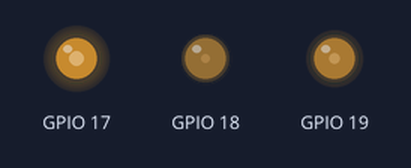
The program below on a simulated ESP32 board running MicroPython. On the bench: output pins drawn as LEDs (lit = HIGH). Random numbers come from a fixed seed.

Above: at 0.05 s.
At 4.95 s:
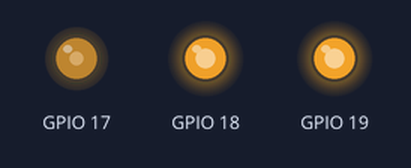
At 9.95 s:
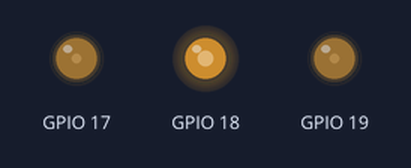
At 19.96 s:
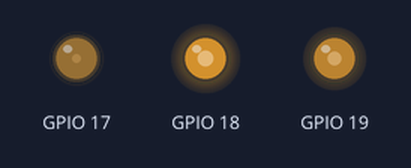
At 29.87 s:
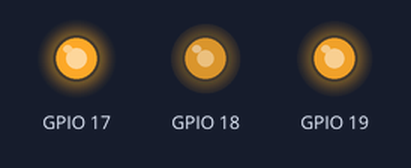
At 39.78 s:
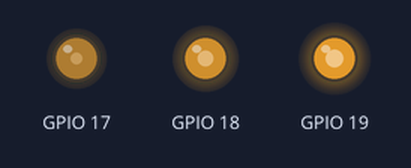
Timing chart, 0 to 40.0 s (numbered marks = the images above):
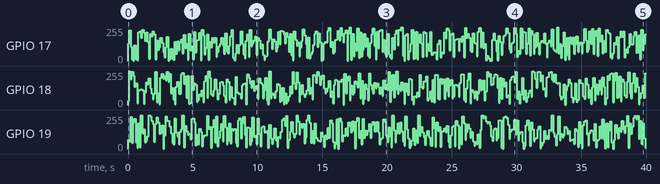

The program:

rgbfancy.py
```python
# rgb.py
# dew.ninja Oct 2022
# OOP implementation of RGB LED on LAG3 board.

import machine
import time
import random
from machine import Pin, PWM

PWMMAX = 1023

class RGB:
    def __init__(self,rpin,gpin,bpin):
        self.rled = PWM(Pin(rpin),freq=100)
        self.gled = PWM(Pin(gpin),freq=100)
        self.bled = PWM(Pin(bpin),freq=100)
        self.rval = 0
        self.gval = 0
        self.bval = 0

    def lid(self,rval,gval,bval):
        self.rval = rval
        self.gval = gval
        self.bval = bval
        self.rled.duty(self.rval)
        self.gled.duty(self.gval)
        self.bled.duty(self.bval)

class RGBfancy(RGB):
    def __init__(self,rpin,gpin,bpin,rate):
        super().__init__(rpin,gpin,bpin)
        self.rate = rate
    def party(self):
        period = 1/self.rate
        while True:
            self.lid(random.randint(0, PWMMAX),random.randint(0, PWMMAX),random.randint(0, PWMMAX))
            time.sleep(period)


rgb = RGBfancy(19,18,17,10)
rgb.party()

        
```

Measured:
- by itself, GPIO 17: 0/255 → 130/255 at 0.00 s, → 229/255 0.10 s later, → 107/255 0.10 s later, → 14/255 0.10 s later, … (398 changes in this stretch)
- by itself, GPIO 18: 0/255 → 32/255 at 0.00 s, → 253/255 0.10 s later, → 194/255 0.10 s later, → 249/255 0.10 s later, … (400 changes in this stretch)
- by itself, GPIO 19: 0/255 → 69/255 at 0.00 s, → 60/255 0.10 s later, → 241/255 0.10 s later, → 48/255 0.10 s later, … (396 changes in this stretch)
